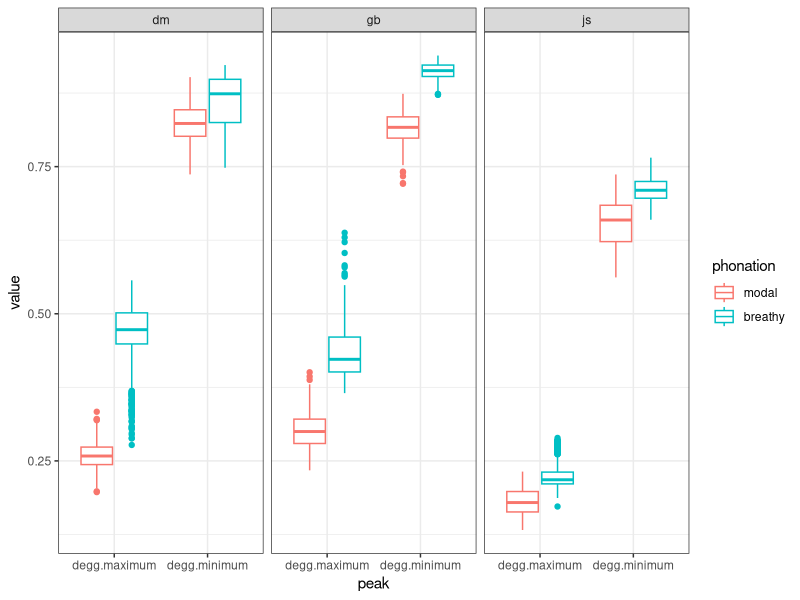
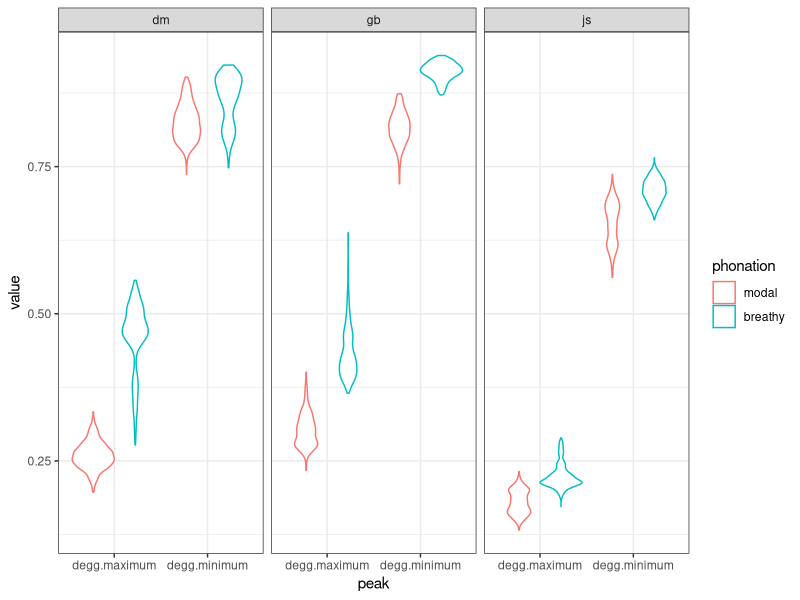
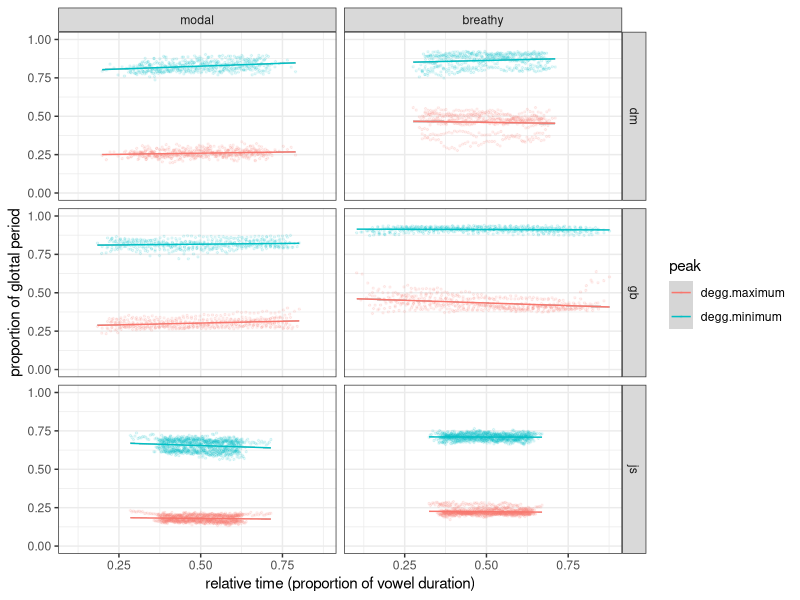
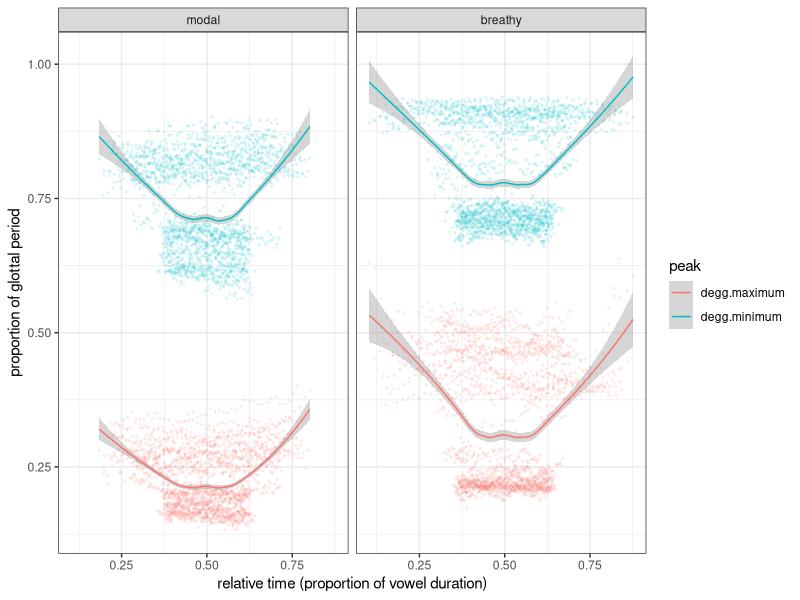
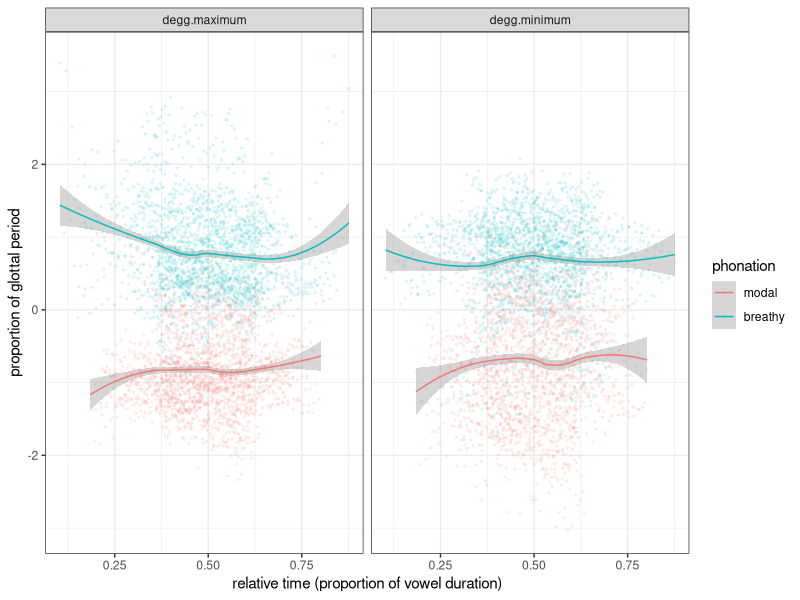
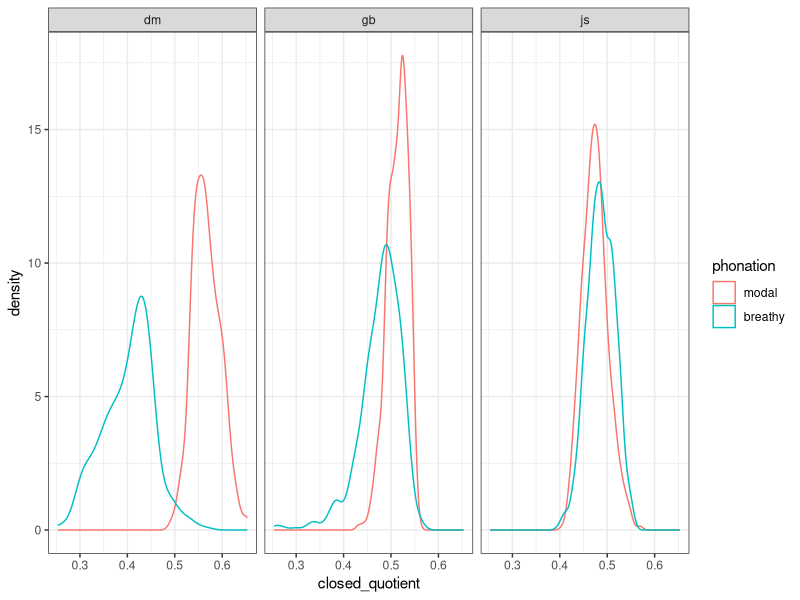
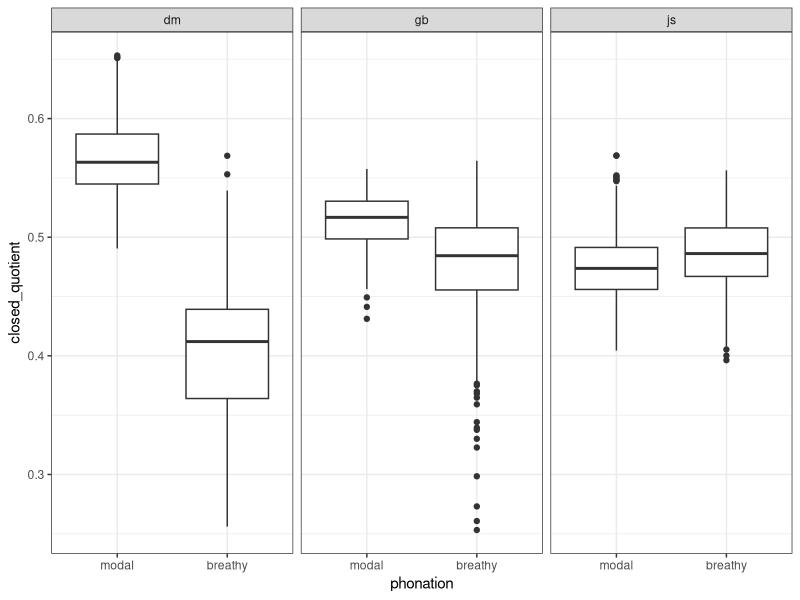

Reproduce these figures in R, in order. (Note: this script raises an error after producing the figures.)
## ---- chunk 1
knitr::opts_chunk$set(echo = TRUE)
knitr::opts_knit$set(root.dir = normalizePath("../../"))
library(tidyverse)
theme_set(theme_bw())
library(lmerTest)
library(effects)
library(afex)
## ---- chunk 2
degg_tracing <- read_csv("./tracegram-pilot/results/results.csv") %>%
    separate(file, c("speaker", "phonation")) %>%
    mutate_if(is.character, as.factor) %>%
    mutate(phonation = factor(phonation, levels = c("modal", "breathy"))) %>%
    gather(peak, value, degg.maximum:degg.minimum)

degg_tracing_norm <- read_csv("./tracegram-pilot/results/results.csv") %>%
    separate(file, c("speaker", "phonation")) %>%
    mutate_if(is.character, as.factor) %>%
    mutate(phonation = factor(phonation, levels = c("modal", "breathy"))) %>%
    group_by(speaker) %>%
    mutate(maximum_norm = scale(degg.maximum),
           minimum_norm = scale(degg.minimum)) %>%
    gather(peak, value_norm, maximum_norm:minimum_norm)

value_norm <- degg_tracing_norm$value_norm
degg_tracing <- cbind(degg_tracing, value_norm)

quotient <- read_csv("./tracegram-pilot/results/results.csv") %>%
    separate(file, c("speaker", "phonation")) %>%
    mutate_if(is.character, as.factor) %>%
    mutate(phonation = factor(phonation, levels = c("modal", "breathy")),
           closed_quotient = degg.minimum - degg.maximum
           )
## ---- chunk 3
ggplot(degg_tracing, aes(peak, value, colour = phonation)) +
    geom_boxplot() +
    facet_grid(. ~ speaker)
## ---- chunk 4
ggplot(degg_tracing, aes(peak, value, colour = phonation)) +
    geom_violin() +
    facet_grid(. ~ speaker)
## ---- chunk 5
ggplot(degg_tracing, aes(time, value, colour = peak)) +
    geom_point(size = 0.5, alpha = 0.1) +
    geom_smooth(size = 0.5, method = "lm") +
    xlab("relative time (proportion of vowel duration)") +
    ylab("proportion of glottal period") +
    facet_grid(speaker ~ phonation) +
    ylim(0, 1)
## ---- chunk 6
ggplot(degg_tracing, aes(time, value, colour = peak)) +
    geom_point(size = 0.5, alpha = 0.1) +
    geom_smooth(size = 0.5, method = "loess") +
    xlab("relative time (proportion of vowel duration)") +
    ylab("proportion of glottal period") +
    facet_grid(. ~ phonation)
## ---- chunk 7
ggplot(degg_tracing, aes(time, value_norm, colour = phonation)) +
    geom_point(size = 0.5, alpha = 0.1) +
    geom_smooth(size = 0.5, method = "loess") +
    xlab("relative time (proportion of vowel duration)") +
    ylab("proportion of glottal period") +
    facet_grid(. ~ peak)
## ---- chunk 8
ggplot(quotient, aes(closed_quotient, colour = phonation)) +
    geom_density() +
    facet_grid(. ~ speaker)
## ---- chunk 9
ggplot(quotient, aes(phonation, closed_quotient)) +
    geom_boxplot() +
    facet_grid(. ~ speaker)
## ---- chunk 10
quotient.lmer <- lmer(
    closed.quotient ~
        phonation +
        (1 + phonation|speaker),
    data = quotient
)

summary(quotient.lmer)
## ---- chunk 11
quotient.lmer.null <- lmer(
    closed.quotient ~
        (1 + phonation|speaker),
    data = quotient
)

anova(quotient.lmer.null, quotient.lmer)
## ---- chunk 12
plot(allEffects(quotient.lmer))
## ---- chunk 13
coefficients(quotient.lmer)$speaker
## ---- chunk 14
ggplot(quotient, aes(time, closed.quotient, colour = speaker)) +
    geom_point(alpha = 0.2) +
    facet_grid(phonation ~ .)
## ---- chunk 15
filter(quotient, token == 1) %>%
ggplot(aes(time, closed.quotient, colour = phonation)) +
    geom_point(alpha = 0.2) +
    geom_smooth(method = "lm") +
    facet_grid(. ~ speaker)
